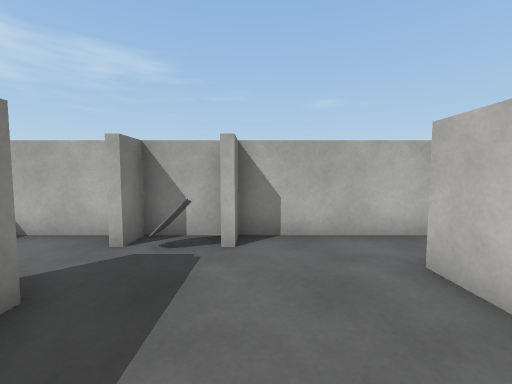
[1] (above)

16 first-person views from a walk through a 3-D level made in the Unity game engine. The camera is 1.3 m above the floor, tilts 4° down and sees 90° across. The floor is counted in squares, 1 m on a side. Each view is taken from the middle of a square. On the plan, view 1 faces up. The plan holds only what a view shows up to about 13 squares ahead; the rest is blank. The place goes on beyond the plan. Some animated figures are left out. Surface patterns are stand-ins for the level's own textures.

[2]
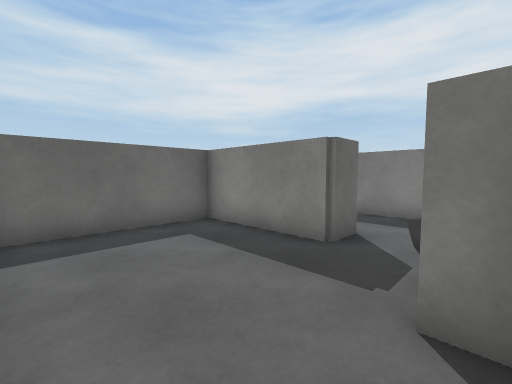

[3]
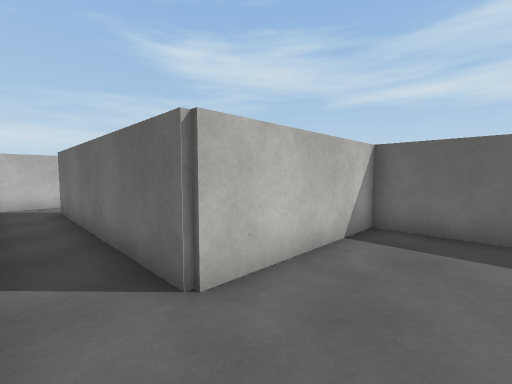

[4]
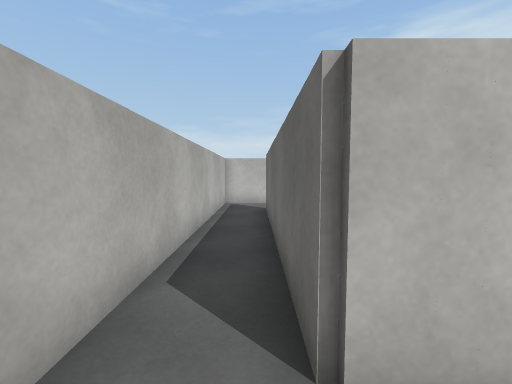

[5]
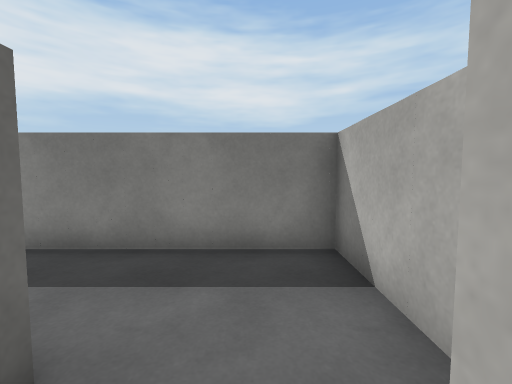

[6]
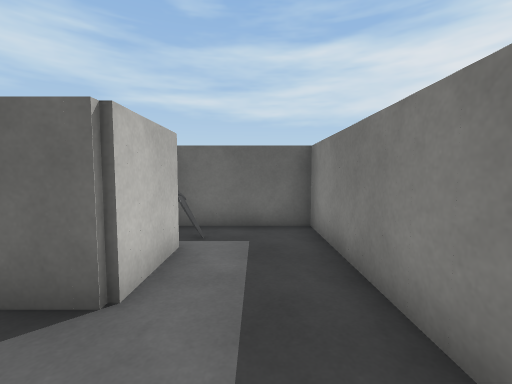

[7]
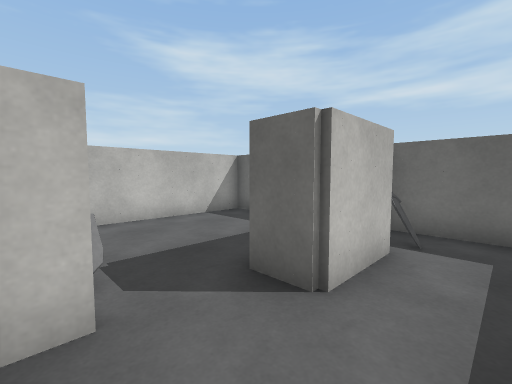

[8]
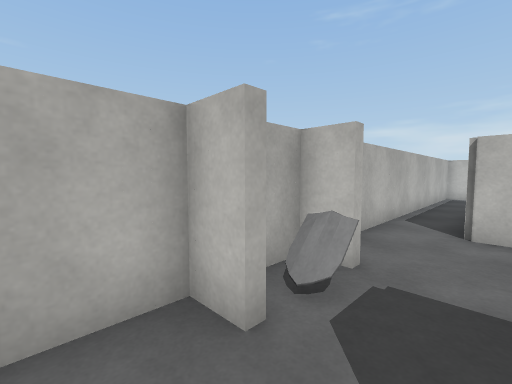

[9]
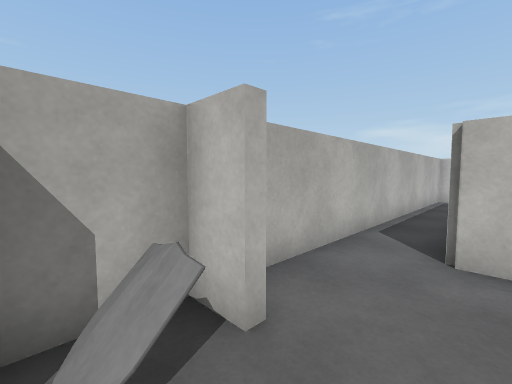

[10]
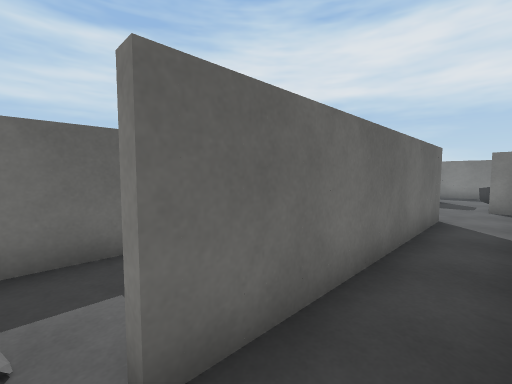

[11]
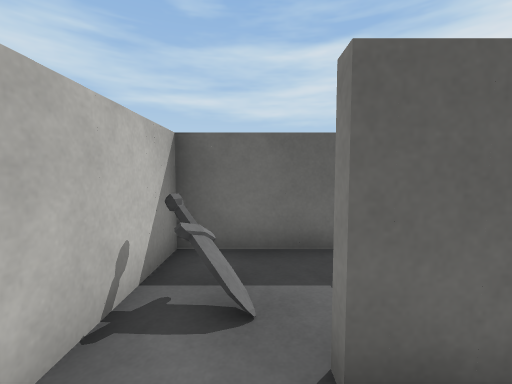

[12]
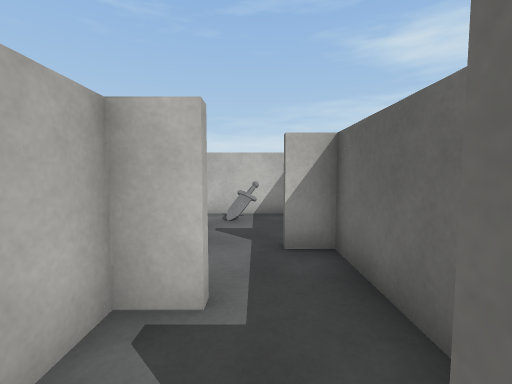

[13]
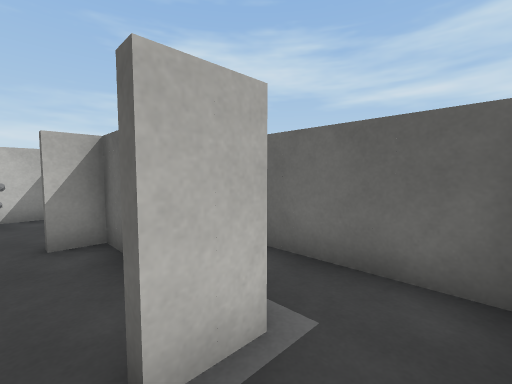

[14]
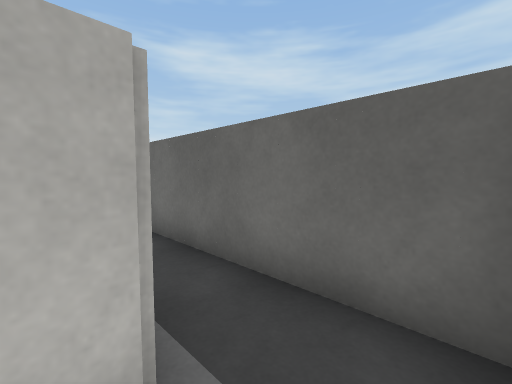

[15]
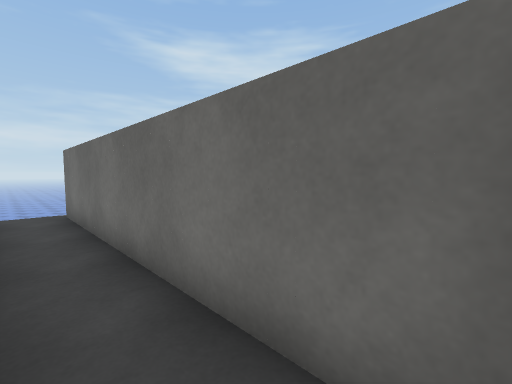

[16]
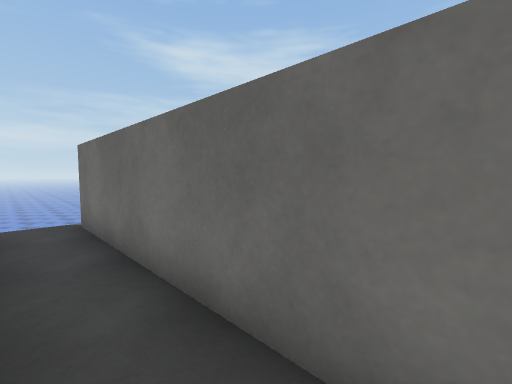

### Floor plan
Points are (right, up) in squares from view 1. A wall is a line through its corners. A room is listed if a view was taken in it or the views show most of it. See-through windows are left out.
Room 1 (views 1, 2, 3, 4, 5, 6, 7, 8, 9, 10, 11)
walls: (-2.6, 4.4) (-2.6, 5.4) (-6.4, 5.4) (-6.4, -1.4) (-3, -1.4); (-1.4, 5.4) (-2.4, 5.4) (-2.4, 4.5); (-3.6, 0.4) (-3.6, 2.6) (-2.4, 2.6) (-2.4, -1.4) (2.4, -1.4) (2.4, 3.6) (10.5, 3.6); (12.4, 4.4) (12.4, 5.4) (-0.4, 5.4)
ways out: opening at (11, 4) to room 4
objects: shield (-1, 4) to (-1, 5)
Room 2 (views 12, 13)
walls: (6.4, 2.4) (6.4, 3.4)
ways out: opening at (3.5, 1) to room 3; opening at (6, 2) to room 4
Room 3 (views 14, 15, 16)
walls: (4.4, 0.3) (4.4, 1.5); (2.9, -1.4) (12.5, -1.4)
ways out: opening at (3.5, 1) to room 2
Room 4 (no view inside)
walls: (9.6, 0.6) (12.4, 0.6) (12.4, 4.4); (6.4, 3.4) (5.2, 3.4); (5.6, 0.6) (8.4, 0.6)
ways out: opening at (11, 4) to room 1; opening at (6, 2) to room 2
objects: sword (12, 2)

Where each view was taken, in squares from view 1:
view 1: 0 up, 0 right, facing up
view 2: 5 up, 2 right, facing down-left
view 3: 5 up, 0 right, facing down-right
view 4: 4 up, 1 right, facing right
view 5: 4 up, 2 left, facing left
view 6: 5 up, 5 left, facing down
view 7: 5 up, 5 left, facing down-right
view 8: 3 up, 4 left, facing up-right
view 9: 3 up, 2 left, facing up-right
view 10: 5 up, 11 right, facing down-left
view 11: 5 up, 11 right, facing down
view 12: 2 up, 4 right, facing right
view 13: 2 up, 3 right, facing down-right
view 14: 1 up, 3 right, facing down-right
view 15: 0 up, 3 right, facing down-right
view 16: 0 up, 5 right, facing down-right
